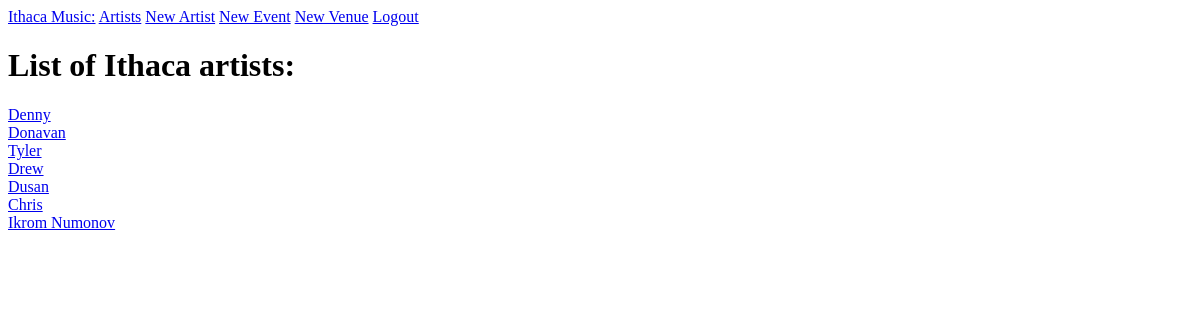
The app's page /artists (signed in), older data.
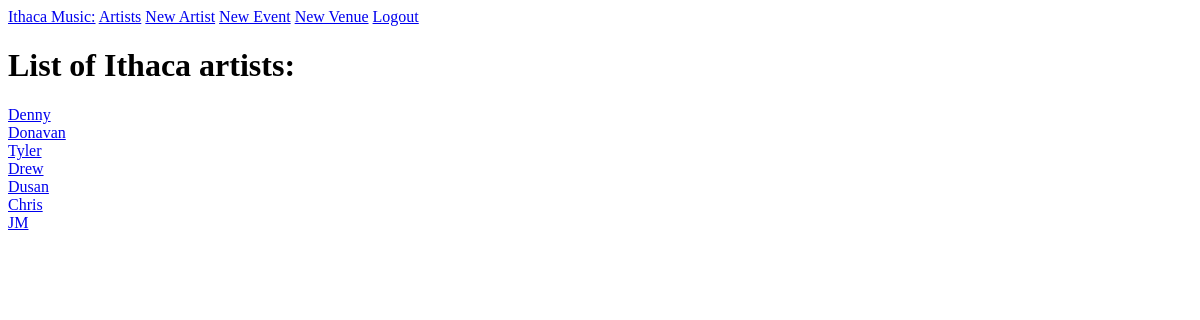
The same page, newer data.
### app/models.py (models this page shows, shortened)
class Artist(db.Model):
    id = db.Column(db.Integer, primary_key=True)
    name = db.Column(db.String(64), index=True)
    hometown = db.Column(db.String(64), index=True)
    about_me = db.Column(db.String(140))

### app/routes.py (the view)
@login_required
@app.route('/artists')
def artists():
  artists = db.session.query(Artist).all()
  return render_template('artists.html',  artists=artists)

### app/models.py (called while the page is built)
@login.user_loader
def load_user(id):
    return User.query.get(int(id))

### app/templates/artists.html
{% extends "base.html" %}
{% block content %}
  <h1>List of Ithaca artists:</h1>
  {% for artist in artists%}
    <div>
      <a href="{{ url_for('artist', name=artist.name) }}">{{artist.name}}</a>
    </div>
  {% endfor %}
{% endblock %}

Row changes from the older to the newer data that the page shows:
removed Artist: name "Ikrom Numonov"
added Artist: name "JM"
